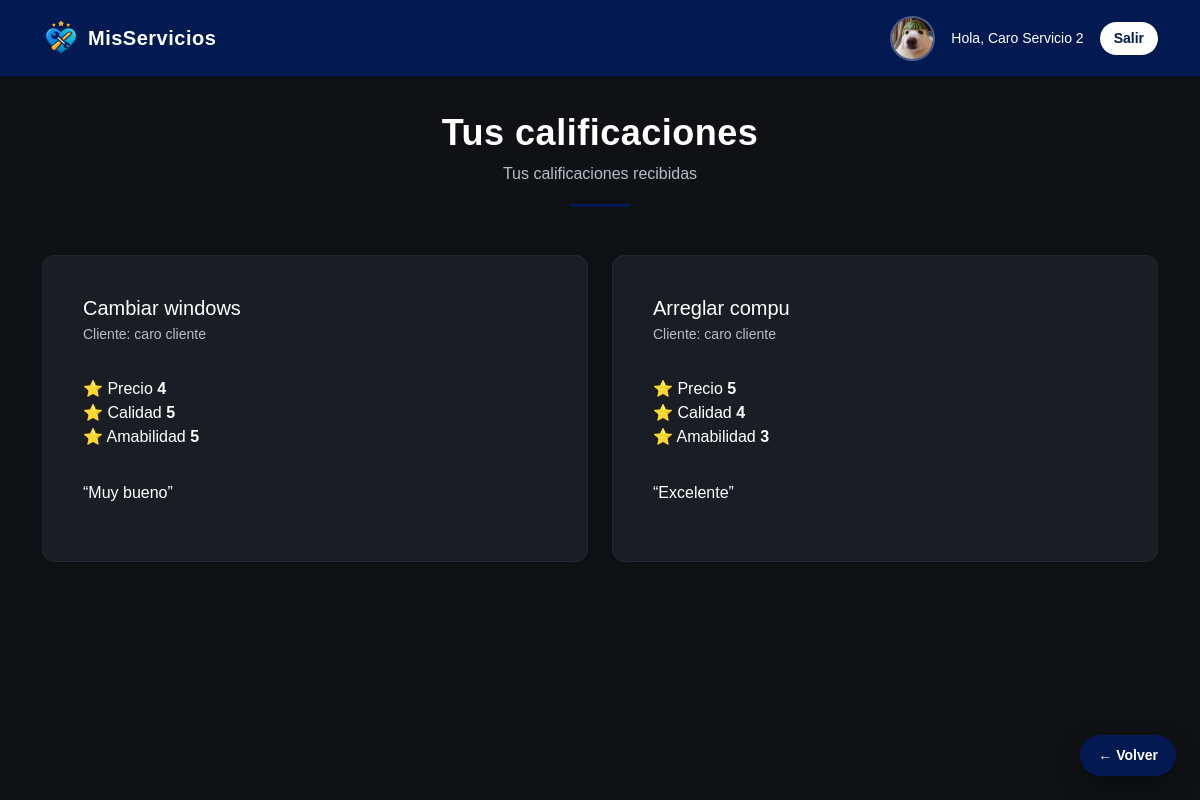
Page /mis-calificaciones (signed in) on the committed database.
### models.py (models this page shows, shortened)
class Usuario(UserMixin, db.Model):
    __tablename__ = 'usuarios'
    id = db.Column(db.Integer, primary_key=True)
    nombre = db.Column(db.String(100), nullable=False)
    email = db.Column(db.String(120), unique=True, nullable=False)
    password = db.Column(db.String(255), nullable=False)
    rol = db.Column(db.String(20), nullable=False)
    imagen = db.Column(db.String(200))
    calificaciones = db.relationship('Calificacion', backref='cliente', lazy=True)

class Calificacion(db.Model):
    __tablename__ = 'calificaciones'
    id = db.Column(db.Integer, primary_key=True)
    precio = db.Column(db.Integer, nullable=False)
    calidad = db.Column(db.Integer, nullable=False)
    amabilidad = db.Column(db.Integer, nullable=False)
    comentario = db.Column(db.Text)
    usuario_id = db.Column(db.Integer, db.ForeignKey('usuarios.id'))
    servicio_id = db.Column(db.Integer, db.ForeignKey('servicios.id'))

class Servicio(db.Model):
    __tablename__ = 'servicios'
    id = db.Column(db.Integer, primary_key=True)
    titulo = db.Column(db.String(100), nullable=False)
    descripcion = db.Column(db.Text, nullable=False)
    categoria = db.Column(db.String(50), nullable=False)
    usuario_id = db.Column(
        db.Integer,
        db.ForeignKey('usuarios.id'),
        nullable=False
    )
    usuario = db.relationship('Usuario', backref='servicios', lazy=True)
    calificaciones = db.relationship(
        'Calificacion',
        backref='servicio',
        lazy=True,
        cascade='all, delete-orphan'
    )

### app.py (the view)
@app.route('/mis-calificaciones')
@login_required
def mis_calificaciones():
    if current_user.rol == 'prestador':
        calificaciones = Calificacion.query.join(Servicio).filter(
            Servicio.usuario_id == current_user.id
        ).all()
        titulo = "Calificaciones recibidas"
    else:
        calificaciones = Calificacion.query.filter_by(
            usuario_id=current_user.id
        ).all()
        titulo = "Mis calificaciones realizadas"
    return render_template(
        'mis_calificaciones.html',
        calificaciones=calificaciones,
        titulo=titulo
    )

### app.py (called while the page is built)
@login_manager.user_loader
def load_user(user_id):
    return Usuario.query.get(int(user_id))

### templates/mis_calificaciones.html
{% extends "base.html" %}
{% block page_header %}
    {% if current_user.rol == 'cliente' %}
        {% set titulo = "Mis calificaciones" %}
        {% set subtitulo = "Tus calificaciones realizadas" %}
    {% else %}
        {% set titulo = "Tus calificaciones" %}
        {% set subtitulo = "Tus calificaciones recibidas" %}
    {% endif %}
    {% include "components/page_header.html" %}
{% endblock %}
{% block content %}
{% if calificaciones %}
    <div class="row g-4">
        {% for c in calificaciones %}
            <div class="col-12 col-lg-6">
                <div class="card h-100 shadow-sm">
                    <div class="card-body d-flex flex-column">
                        <div class="mb-3">
                            <h5 class="mb-1">{{ c.servicio.titulo }}</h5>
                            <p class="text-muted small mb-0">
                                Cliente: {{ c.cliente.nombre }}
                            </p>
                        </div>
                        <div class="rating-row my-3">
                            <div class="rating-item">
                                ⭐ <span>Precio</span>
                                <strong data-value="{{ c.precio }}">{{ c.precio }}</strong>
                            </div>
                            <div class="rating-item">
                                ⭐ <span>Calidad</span>
                                <strong data-value="{{ c.calidad }}">{{ c.calidad }}</strong>
                            </div>
                            <div class="rating-item">
                                ⭐ <span>Amabilidad</span>
                                <strong data-value="{{ c.amabilidad }}">{{ c.amabilidad }}</strong>
                            </div>
                        </div>
                        {% if c.comentario %}
                            <p class="comentario mt-3">
                                “{{ c.comentario }}”
                            </p>
                        {% else %}
                            <p class="text-muted small mt-3">
                                Sin comentario.
                            </p>
                        {% endif %}
                    </div>
                </div>
            </div>
        {% endfor %}
    </div>
{% else %}
    <p class="text-muted text-center">
        Aún no hay calificaciones.
    </p>
{% endif %}
{% endblock %}

### templates/base.html (shortened to what this page needs)
<!DOCTYPE html>
<html lang="es">
<head>
    <link href="https://cdn.jsdelivr.net/npm/bootstrap@5.3.2/dist/css/bootstrap.min.css" rel="stylesheet">
    <link rel="stylesheet" href="{{ url_for('static', filename='css/styles.css') }}">
    <link rel="stylesheet" href="https://cdn.jsdelivr.net/npm/bootstrap-icons@1.11.3/font/bootstrap-icons.css">
</head>
<body>
<nav class="navbar navbar-expand-lg navbar-dark navbar-custom">
    <div class="container">
        <a class="navbar-brand d-flex align-items-center gap-2 fw-bold"
           href="{% if current_user.is_authenticated %}
                    {{ url_for('dashboard') }}
                 {% else %}
                    {{ url_for('index') }}
                 {% endif %}">
            <img src="{{ url_for('static', filename='img/logo-icon.png') }}"
                 class="logo-navbar">
            <span class="logo-text">MisServicios</span>
        </a>
        <div class="collapse navbar-collapse justify-content-lg-end text-center" id="navbarContent">
            {% if current_user.is_authenticated %}
            <div class="d-flex flex-column flex-lg-row align-items-center gap-3 mt-3 mt-lg-0">
                {% if current_user.imagen %}
                    <img src="{{ url_for('static', filename='uploads/' + current_user.imagen) }}"
                         class="avatar-navbar">
                {% else %}
                    <div class="prestador-avatar-placeholder">
                        {{ current_user.nombre[0] }}
                    </div>
                {% endif %}
                <span class="text-white small">
                    Hola, {{ current_user.nombre }}
                </span>
                <a href="{{ url_for('logout') }}" class="btn btn-logout btn-sm">
                    Salir
                </a>
            </div>
            {% endif %}
        </div>
    </div>
</nav>
<main class="container py-4">
    {% block page_header %}{% endblock %}
    {% block content %}{% endblock %}
</main>
{% if request.endpoint not in ['index'] %}
<a href="javascript:history.back()" class="btn-volver">
    ← Volver
</a>
{% endif %}
</body>
</html>

### static/css/styles.css (style rules this page uses)
:root { --primary-color: #021952; --primary-hover: #04307a; --bg-dark: #0f1115; --card-dark: #1a1d24; --text-light: #ffffff; --text-muted: #b8bcc8; }
body { margin: 0; font-family: Arial, Helvetica, sans-serif; background-color: var(--bg-dark); color: var(--text-light); }
.navbar-custom { background-color: var(--primary-color); border-bottom: 1px solid #0b1333; padding: 14px 0; }
.logo-navbar { height: 38px; }
.btn-logout { background-color: #ffffff; color: var(--primary-color); border-radius: 20px; padding: 6px 14px; font-weight: 600; border: none; transition: all .2s ease; }
.btn-volver { position: fixed; bottom: 24px; right: 24px; z-index: 1500; background: var(--primary-color); color: #ffffff; text-decoration: none; padding: 10px 18px; border-radius: 30px; font-weight: 600; font-size: 14px; box-shadow: 0 10px 25px rgba(0,0,0,0.35); transition: all .2s ease; }
.card { background-color: var(--card-dark); border-radius: 12px; border: 1px solid #232734; color: #fff; width: 100%; padding: 20px; }
.text-muted { color: var(--text-muted) !important; }
@media (min-width: 768px) { .card { padding: 22px; } }
@media (min-width: 1024px) { .card { padding: 24px; } }
.logo-text { color: #ffffff; font-weight: 700; font-size: 20px; letter-spacing: 0.5px; }
.avatar-navbar { width: 45px; height: 45px; border-radius: 50%; object-fit: cover; border: 2px solid rgba(255,255,255,0.3); }

### rows in the picture
Usuario: imagen (picture), nombre "Caro Servicio 2"
Calificacion: servicio.titulo "Cambiar windows", cliente.nombre "caro cliente", precio "4", calidad "5", amabilidad "5", comentario "Muy bueno"
Calificacion: servicio.titulo "Arreglar compu", cliente.nombre "caro cliente", precio "5", calidad "4", amabilidad "3", comentario "Excelente"

### other values in the picture
{{ titulo }} "Tus calificaciones"
{{ subtitulo }} "Tus calificaciones recibidas"
